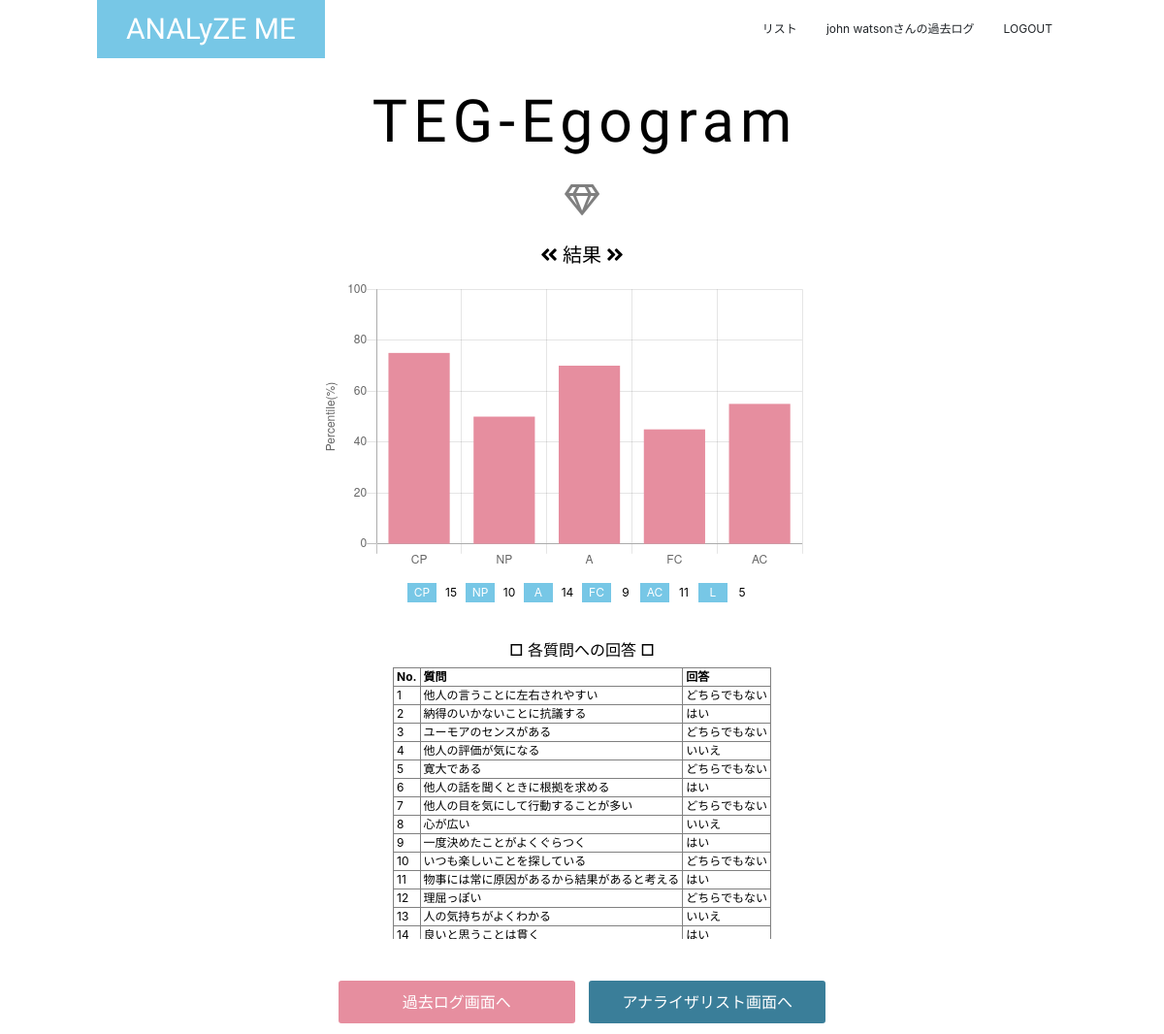
/result/teg/1/ (signed in), run on the app's committed database.
### analyze_me/models/user.py (models this page shows, shortened)
class User(UserMixin, db.Model):
    __tablename__ = 'user'
    id = db.Column(db.Integer, primary_key=True)
    user_id = db.Column(db.String(50), unique=True)
    name = db.Column(db.String(30))
    password = db.Column(db.String(20), unique=True)
    created_at = db.Column(db.DateTime)
    fu_results = relationship('FU_results')
    eq_results = relationship('EQ_results')
    ces_results = relationship('CES_results')
    pom_results = relationship('POM_results')
    teg_results = relationship('TEG_results')

### analyze_me/models/results.py (models this page shows, shortened)
class TEG_results(db.Model):
    __tablename__ = 'teg_results'
    id = db.Column(db.Integer, primary_key=True, nullable=False)
    answers = db.Column(db.PickleType, nullable=True)
    a_sum = db.Column(db.PickleType, nullable=True)
    created_at = db.Column(db.DateTime)
    user_id = db.Column(db.Integer, db.ForeignKey('user.id', onupdate='CASCADE', ondelete='CASCADE'), nullable=False)

### analyze_me/views/views.py (the view)
@views.route('/result/<ex_id>/<result_id>/', methods=['GET'])
@login_required
def result(ex_id, result_id):
    ana = analyzer_service.setting_analyzer(ex_id)
    result = views_service.find_one(ex_id, result_id)
    if ex_id == 'pom' or ex_id == 'teg':
        g_fac, g_sum = graph_service.ex_one_data(ex_id, result_id)
        return render_template('logs/result_graph.html', \
                               ex_id=ex_id, result_id=result_id, \
                               ana=ana, result=result, g_fac=g_fac, g_sum=g_sum)
    else:
        return render_template('logs/result.html', \
                                ex_id=ex_id, result_id=result_id, \
                                ana=ana, result=result)

### analyze_me/__init__.py (called while the page is built)
@login_manager.user_loader
def load_user(user_id):
    return User.query.get(int(user_id))

### analyze_me/services/analyzer_service.py (called while the page is built)
def setting_analyzer(ex_id):
    if not ex_id:
        raise Exception
    elif ex_id == "fu":
        return FU()
    elif ex_id == "eq":
        return EQ()
    elif ex_id == 'ces':
        return CES_D()
    elif ex_id == 'pom':
        return POMS()
    elif ex_id == 'teg':
        return TEG()
    print("EX_ID:{}".format(ex_id))

### analyze_me/services/graph_service.py (called while the page is built)
def ex_one_data(ex_id, result_id):
    g_fac = analyzer_service.setting_analyzer(ex_id).fac
    g_sum0 = views_service.find_one(ex_id, result_id).a_sum
    g_sum = []
    if ex_id == "teg":
        g_fac.pop()
        i = 0
        for i in range(0, 5):
            g_sum.append(g_sum0[i] * 100 / 20)
            i += 1
    return g_fac, g_sum

### analyze_me/services/views_service.py (called while the page is built)
def find_one(ex_id, result_id):
    if not result_id:
        raise Exception
    elif ex_id == "fu":
        return FU_results.query.filter_by(id=result_id).first()
    elif ex_id == "eq":
        return EQ_results.query.filter_by(id=result_id).first()
    elif ex_id == "ces":
        return CES_results.query.filter_by(id=result_id).first()
    elif ex_id == "pom":
        return POM_results.query.filter_by(id=result_id).first()
    elif ex_id == "teg":
        return TEG_results.query.filter_by(id=result_id).first()

### analyze_me/templates/logs/result_graph.html (shortened to what this page needs)
{% extends "layout.html" %}
{% block body %}
<section class="resB">
    <div class="con">
        <h2>{{ ana.name }}</h2>
        <p class="symbol"><span class="far fa-gem"></span></p>
        <h5>
            <span class="fas fa-angle-double-left"></span>
            結果
            <span class="fas fa-angle-double-right"></span>
        </h5>
        <div class="chartA">
            <canvas id="Chart1" height="300" width="500"></canvas>
        </div>
        <a href="#" class="tabA1">
            <table class="tabA">
                <tr>
                    {% for f in range(0, ana.fac|length) %}
                        <td class="tdA">{{ ana.fac[f] }}</td>
                        <td>{{ result.a_sum[f] }}</td>
                    {% endfor %}
                </tr>
            </table>
        </a>
        <br>
        <h6>□ 各質問への回答 □</h6>
        <div class="tbl">
            <table class="tabB" border="1">
                <tr class="ttl">
                    <th>No.</th>
                    <th>質問</th>
                    <th>回答</th>
                </tr>
                {% for que in range(0, ana.queries|length) %}
                <tr class>
                    <td>{{ que+1 }}</td>
                    <td>{{ ana.queries[que] }}</td>
                    <td>{{ result.answers[que] }}</td>
                </tr>
                {% endfor %}
            </table>
        </div>
        <a href="{{ url_for('views.show_logs') }}" class="log-btn">過去ログ画面へ</a>
        <a href="{{ url_for('analyzes.analyzer_list') }}" class="list-btn">アナライザリスト画面へ</a>
    </div>
</section>
<script type="text/javascript">
    var items1 = {{ g_fac|safe }}
    var data1 = {{ g_sum|safe }}
    var chart_id1 = 'Chart1'
    var config1 = mk_config(items1, data1, chart_id1);
    window.onload = function() {
        var ctx1 = document.getElementById(chart_id1).getContext('2d');
        window.myLine = new Chart(ctx1, config1);
    };
    function　mk_config(items, data, chart_id) {
        var config = {
            type: 'bar',
            data: {
                labels: items,
                datasets: [{
                    backgroundColor: '#E68E9F',
                    borderColor: '#ff6384',
                    data: data,
                    fill: false,
                }]
            },
            options: {
                responsive: false,
                legend: false,
                scales: {
                    xAxes: [{
                        display: true,
                        ticks: {
                            autoSkip: true,
                            maxTicksLimit: 6
                        }
                    }],
                    yAxes: [{
                        display: true,
                        scaleLabel: {
                            display: true,
                            labelString: 'Percentile(%)'
                        },
                        ticks: {
                            min: 0,
                            max: 100,
                            stepSize: 20
                        }
                    }]
                }
            }
        };
        return config
    };
</script>
{% endblock %}

### analyze_me/templates/layout.html (shortened to what this page needs)
<!DOCTYPE html>
<html lang="ja">
<head>
    {% block head %}
    <link rel="stylesheet" href="{{ url_for('static', filename='style.css')}}">
    <link rel="stylesheet" href="https://stackpath.bootstrapcdn.com/bootstrap/4.5.0/css/bootstrap.min.css">
    <link rel="stylesheet" href="https://use.fontawesome.com/releases/v5.15.1/css/all.css">
    {% endblock %}
</head>
<body>
<div>
    <header>
        <nav class="conH">
            <div class="conH-small">
                <a class="headA" href="{{ url_for('views.index') }}">ANALyZE ME</a>
            </div>
            <div class="headB">
                <ul>
                    <li>
                        <a href="{{ url_for('analyzes.analyzer_list') }}">リスト</a>
                    </li>
                    {% if not current_user.is_authenticated %}
                    <li>
                        <a href="{{ url_for('auth.login') }}">LOGIN</a>
                    </li>
                    {% else %}
                    <li>
                        <a href="{{ url_for('views.show_logs') }}"><span>{{ current_user.name }}さんの</span>過去ログ</a>
                    </li>
                    <li>
                        <a href="{{ url_for('auth.logout') }}">LOGOUT</a>
                    </li>
                    {% endif %}
                </ul>
            </div>
        </nav>
    </header>
    {% block body %}{% endblock %}
</div>
</body>
</html>

### analyze_me/static/style.css (style rules this page uses)
:root { --main-color: #77C7E6; --accent-color: #E68E9F; --dark-color: #3A7E99; --opposite-color: #9AE665; --text-bright-color: #fff; --text-dark-color: #000; --gray-color: #ddd; --large-width: 1000px; --middle-width: 900px; }
@media (min-width: 800px) { :root { font-size: 16px; } }
body { margin: 0; font-family: 'メイリオ', 'Hiragino Kaku Gothic Pro', 'sans-serif'; }
.resB { display: flex; align-items: start; justify-content: center; height: 100vh; min-height: 450px; width: 100vw; min-width: 400px; color: #000; color: var(--text-dark-color); text-align: center; margin-left: auto; margin-right: auto; }
.resB .con { margin-top: 60px; max-width: 900px; max-width: var(--middle-width); margin-left: auto; margin-right: auto; padding: 0 15px; }
.resB h2 { margin: 30px 0 0; font-family: 'Big Shoulders Stencil Display', cursive; font-size: 3.8rem; letter-spacing: 0.1em; margin-left: 0.1em; }
.resB h5 { margin: 0 0 1rem; font-size: 1.25rem; }
.resB .symbol { margin: 1.25rem; padding: 0; border: none; outline: none; background: none; font-size: 2rem; opacity: 0.5; }
.resB p { margin: 0 0 30px; }
.resB .chartA { padding-right: 40px; padding-bottom: 10px; }
.resB .tabA1 { color: inherit; text-decoration: none; }
.resB .tabA { margin: 0 auto 1rem auto; font-size: 12px; }
.resB .tabA .tdA { background-color: #77C7E6; background-color: var(--main-color); color: #fff; color: var(--text-bright-color); }
.resB .tabA td { width: 30px; }
.resB .tbl { overflow-y: scroll; height: 280px; margin-bottom: 2.5rem; }
.resB .tabB { margin: 0 auto 1rem auto; font-size: 12px; text-align: left; }
.resB .tabB th, .resB .tabB td { padding: 0 3px; }
.resB table tr { margin: 1px 1px; }
.resB .log-btn { display: inline-block; padding: 10px; margin: 0 2px 0.5rem 2px; width: 250px; border: solid 3px currentColor; border-radius: 6px; background-color: #E68E9F; background-color: var(--accent-color); color: #fff; color: var(--text-bright-color); text-decoration: none; }
.resB .list-btn { display: inline-block; padding: 10px; margin: 0 2px 0.5rem 2px; width: 250px; border: solid 3px currentColor; border-radius: 6px; background-color: #3A7E99; background-color: var(--dark-color); color: #fff; color: var(--text-bright-color); text-decoration: none; }
header { position: absolute; top: 0; left: 0; z-index: 100; width: 100%; background-color: rgba(255,255,255,0.5); }
.headA { display: inline-block; line-height: 60px; padding-left: 30px; padding-right: 30px; background-color: #77C7E6; background-color: var(--main-color); color: #fff; color: var(--text-bright-color); font-family: 'Big Shoulders Stencil Display', cursive; font-size: 30px; text-decoration: none; }
.headB ul { margin: 0; padding: 0; list-style: none; }
.headB a { display: block; padding: 15px; color: inherit; font-size: 12px; text-decoration: none; }
@media (min-width: 768px) { header .conH { display: flex; align-items: center; justify-content: space-between; max-width: 1000px; max-width: var(--large-width); margin-left: auto; margin-right: auto; } }
@media (min-width: 768px) { .headB ul { display: flex; } }
@media (min-width: 768px) { .headB { display: block !important; } }

### data on the page
User: name "john watson"
TEG_results: a_sum "15" "10" "14" "9" "11" "5", answers "どちらでもない" "はい" "どちらでもない" "いいえ" "どちらでもない" "はい" "どちらでもない" "いいえ" "はい" "どちらでもない" "はい" "どちらでもない" "いいえ" "はい"

### other printed values
{{ ana.name }} "TEG-Egogram"
{{ ana.fac[f] }} "CP" "NP" "A" "FC" "AC" "L"
{{ que+1 }} "1" "2" "3" "4" "5" "6" "7" "8" "9" "10" "11" "12" "13" "14"
{{ ana.queries[que] }} "他人の言うことに左右されやすい" "納得のいかないことに抗議する" "ユーモアのセンスがある" "他人の評価が気になる" "寛大である" "他人の話を聞くときに根拠を求める" "他人の目を気にして行動することが多い" "心が広い" "一度決めたことがよくぐらつく" "いつも楽しいことを探している" "物事には常に原因があるから結果があると考える" "理屈っぽい" "人の気持ちがよくわかる" "良いと思うことは貫く"
chart data {{ g_sum|safe }} [75.0, 50.0, 70.0, 45.0, 55.0]
